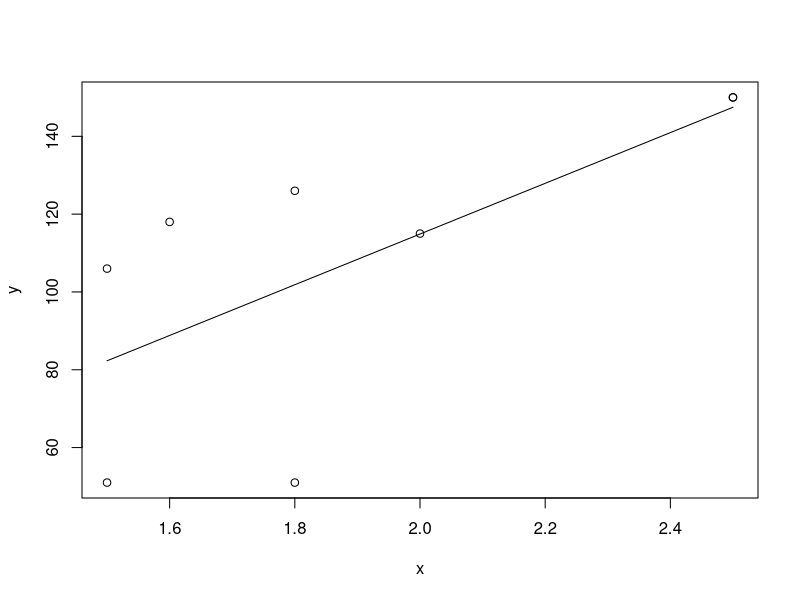

The R script that drew this image:
# Pg599#11.9
# a)
x<-c(1.8,1.5,2.0,2.5,1.8,2.5,1.6,1.5)
y<-c(51,51,115,150,126,150,118,106)
plot(x,y)

# Preliminary Calcultions
n<-length(x); sx<-sum(x); sy<-sum(y); sxs<-sum(x^2); sys<-sum(y^2); sxy<-sum(x*y)

s_xx<-sxs-n*(sx/n)^2
s_yy<-sys-n*(sy/n)^2
s_xy<-sxy-n*(sx/n)*(sy/n)

B1<-(s_xy)/(s_xx)
B0<-(sy/n)-B1*(sx/n)

# Plot of the least-squares line.
lines(x,B0+B1*x,type="l")

sse<-s_yy-B1*s_xy
ss<-sse/(n-2)

#n;sx;sy;sxs;sys;sxy;s_xx;s_yy;s_xy;B1;B0;sse;ss

